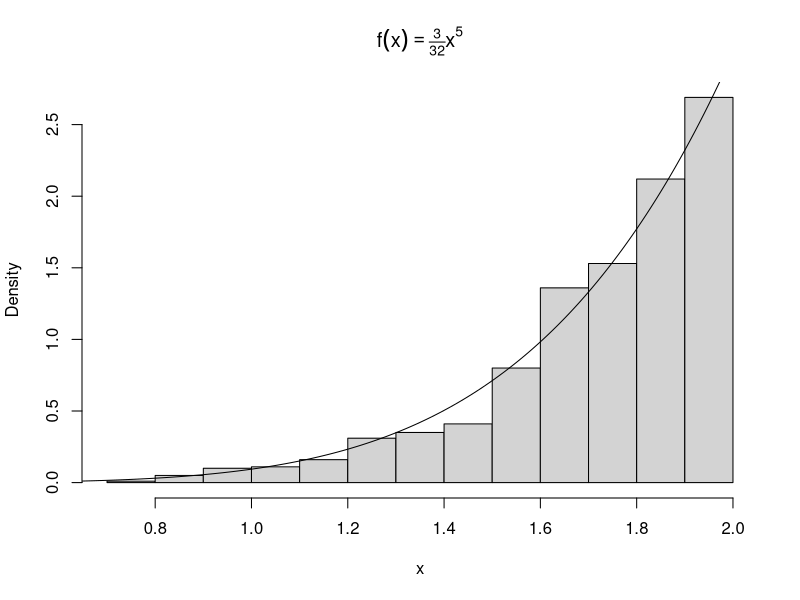
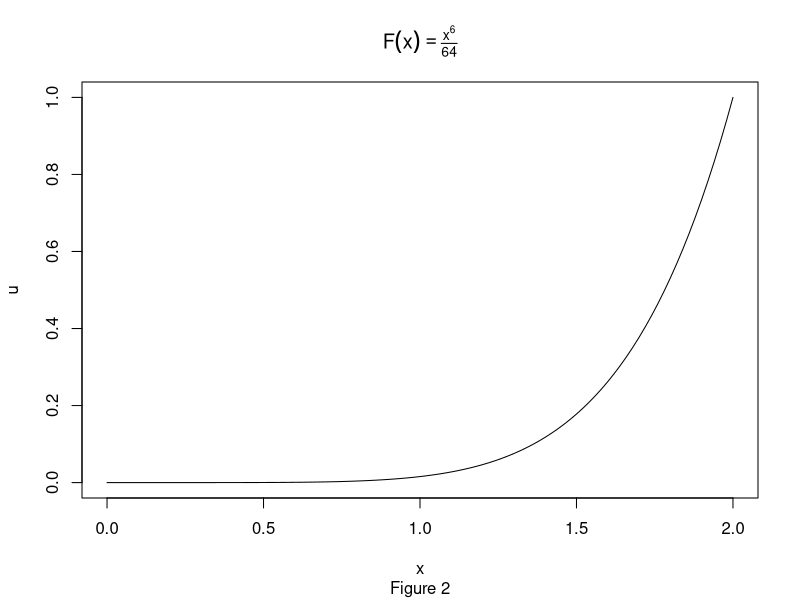
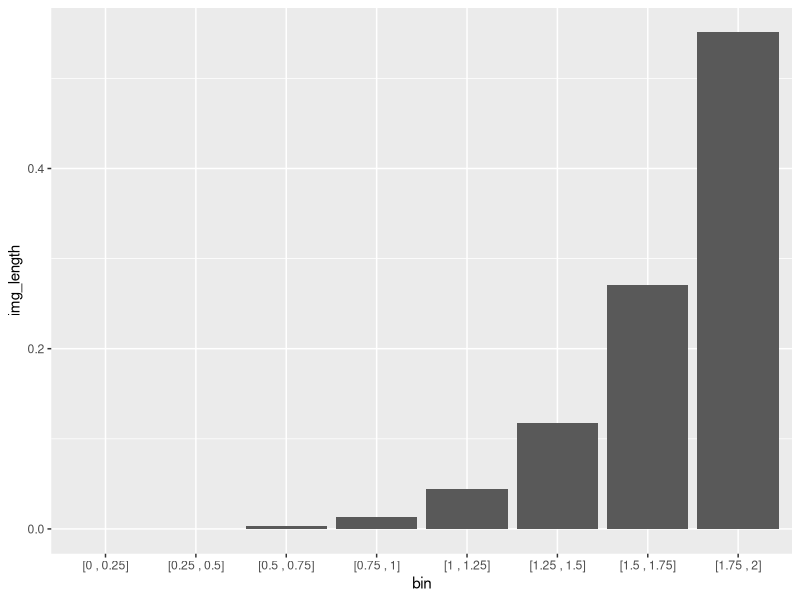
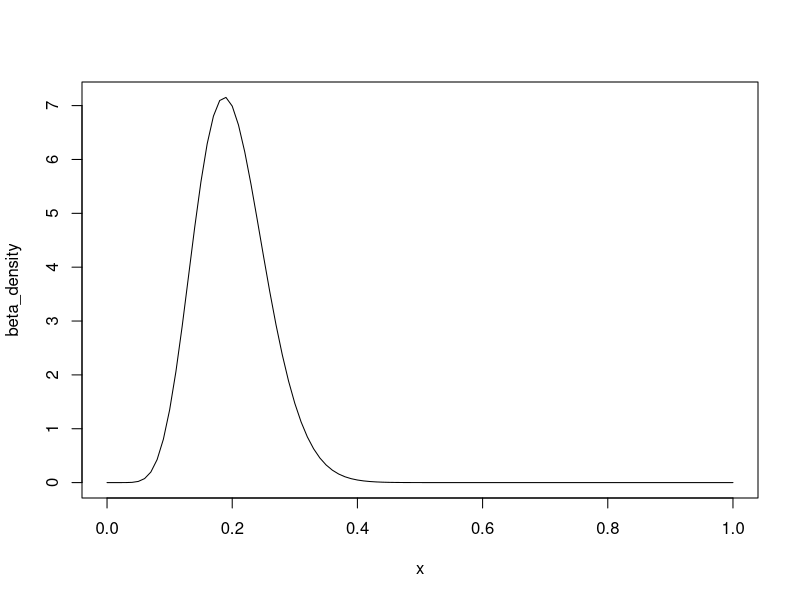
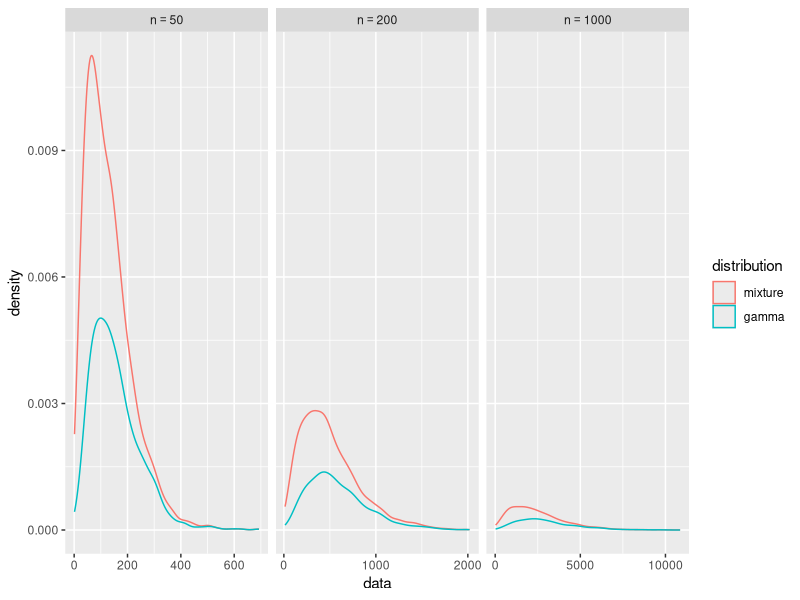
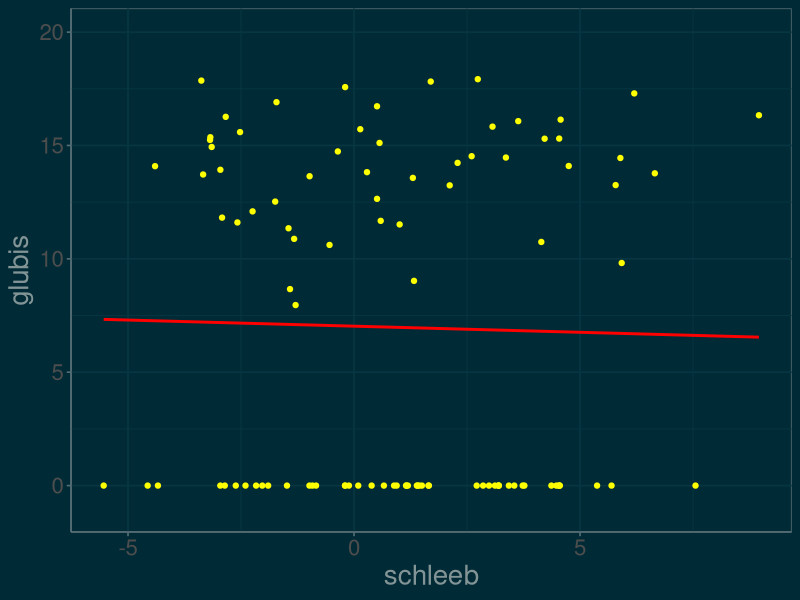
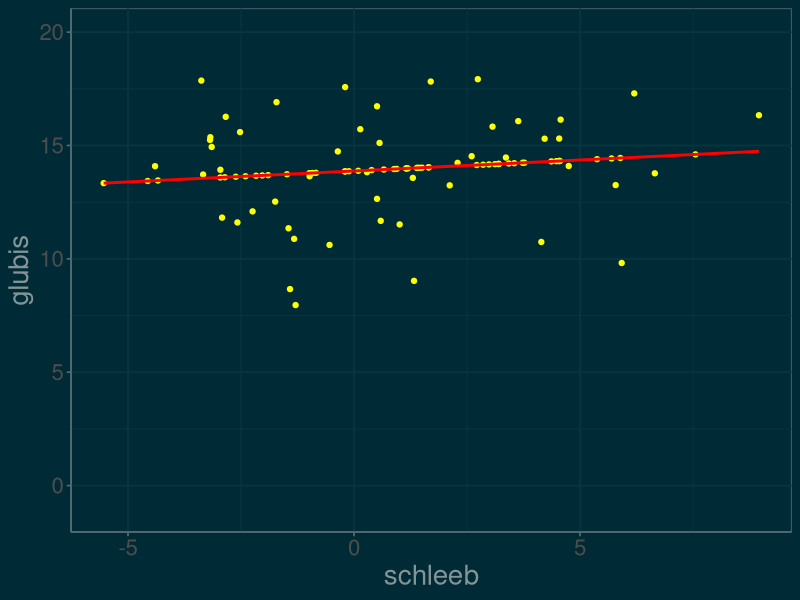
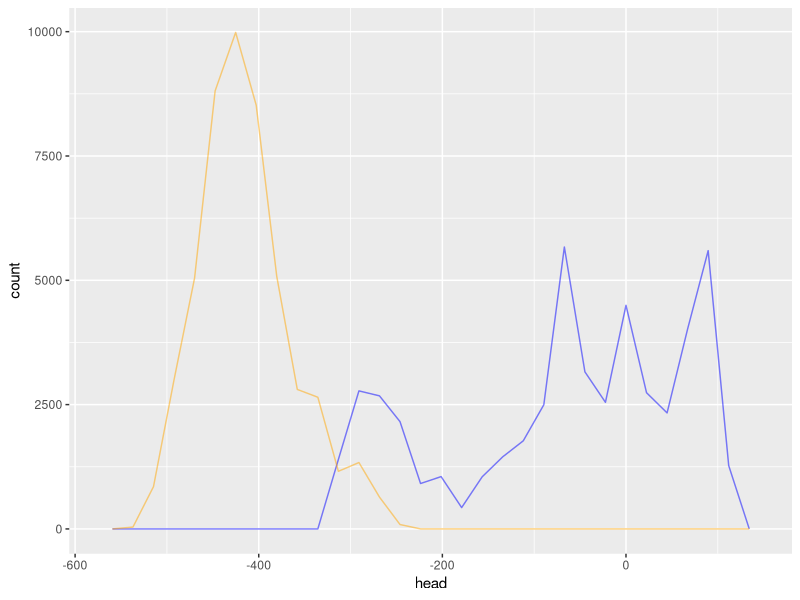

The R source for these figures, in order:
## ---- chunk 1
knitr::opts_chunk$set(cache=TRUE)
library(tidyverse)
library(stringr)
library(gridExtra)
## ---- chunk 2
n <- 1000
u <- runif(n)
x <- 2*u^(1/6)
hist(x, probability = TRUE, main = expression(f(x)==textstyle(frac(3,32))*x^5))
y <- seq(0, 2, .01)
lines(y, 3/32 * y^5)
## ---- chunk 3
F <- function(x){x^6 / 64}
plot.function(F, from = 0, to = 2, ylab = "u", main = expression(F(x)==textstyle(frac(x^6,64))), sub = "Figure 2")
## ---- chunk 4
init_points <- seq(0, 1.75, .25)
end_points <- seq(.25, 2, .25)
img_init_points <- round(F(init_points),3)
img_end_points <- round(F(end_points),3)
img_length <- round(img_end_points - img_init_points,3)

as_interval <- function(a, b){
  str_c("[", a, " , ", b, "]")
}

img_table <- tibble(
  bin = as_interval(init_points, end_points),
  image = as_interval(img_init_points, img_end_points),
  img_length = img_length

)

knitr::kable(img_table, caption = "Note infinitesimals truncated to 0")

img_plot <- ggplot(data = img_table, mapping = aes(x = bin, y = img_length)) +
  geom_bar(stat = "identity")
  

## ---- chunk 5
img_plot
## ---- chunk 6
a <- 10
b <- 40
beta_density <- function(x) {
  (1/beta(a,b)) * x^(a-1) * (1-x)^(b-1)
}

plot.function(beta_density, from = 0, to = 1)
## ---- chunk 7
beta_mode <- function(a,b){
  (a-1)/(a+b-2)
}
my_x <- beta_mode(a,b)
my_c <- beta_density(my_x) 

## ---- chunk 8
n <- 1000  #target sample size
k <- 0     #counter for accepted
j <- 0     #iterations
y <- numeric(n)
acceptance_ratio <- function(x){beta_density(x)/my_c}

while(k < n){
  acceptance_threshold <- runif(1)
  j <- j + 1
  x <- runif(1)    #random variate from g
  if(acceptance_ratio(x) > acceptance_threshold){
    #accept x
    k <- k + 1
    y[k] <-  x
  }
}
## ---- chunk 9
library(stringr)
#compare empirical and theoretical percentiles
p <- seq(.1, .9, .1)
Qsim <- quantile(y, p) #quantiles of sample
Q <- qbeta(p, a, b)    #theoretical quantiles
percentiles <- str_c(as.character(seq(10,90,10)),"%")
my_table <- rbind(Qsim, Q)
names(my_table) <- percentiles
knitr::kable(my_table, caption = "Pariwise comparison of empirical and theorectical quantile")

## ---- chunk 10
library(tidyverse)
n <- 1000
nu <- 6
X <- matrix(rnorm(n*nu), n, nu)^2
y <- rowSums(X)

comp <- data.frame(
theoretical = c(nu, 2*nu),
empirical = c(mean(y), mean(y^2) - (mean(y))^2),
row.names = c("mean", "variance")
)

knitr::kable(comp)


## ---- chunk 11
library(tidyverse)

N <- 1000 # sample size
n <- 50
r <- 3
gamma_mixture <- function(n = 50, r = 3, N = 1000){
  # n is the number of variables we are mixing
  # N is the sample size we a generating 
  index <- 1:n
  weights <- index/((n*(n+1))/2)
  index_sample <- sample(index, size = N, replace = TRUE, prob = weights)
  lambda <- 1/index_sample
  mixture_sample <- rgamma(N, shape = r, rate = lambda)
  mixture_sample
}

sizes <- c(50, 200, 1000)

sizes %>%
  map(function(x) gamma_mixture(n = x)) ->
  mixture_list

sizes %>%
  map(function(x) rgamma(N, shape = r, rate = 1/x)) -> 
  gamma_list

df <- tibble(
  data = c(mixture_list, gamma_list),
  n_size = rep(sizes, times = 2),
  distribution = factor(rep(c("mixture", "gamma"), each = 3), levels = c("mixture", "gamma"))
)

library(magrittr)
library(scales)
df %<>% unnest()

ggplot(data = df, aes(x = data)) +
  geom_density(position = "stack", aes(color = distribution)) +
  scale_x_continuous(breaks = scales::pretty_breaks(n = 3)) +
  facet_grid(. ~n_size, scales = "free",  labeller = label_bquote(cols = n == .(n_size)))

## ---- chunk 12
m <- 10000
x <- runif(m)
theta.hat <- round(mean(exp(-x)),6)
soln <- round(1-exp(-1),6)
st_err <- format((1/m)*(sum(exp(-x)-theta.hat)^2)^(1/2), digits = 3)

## ---- chunk 13
m <- 10^5
sample <- rexp(m, rate = 1)
h <- function(x){
  sin(x^2)*exp(-x^2 + x)
}
estimate <- sum(h(sample))/m


## ---- chunk 14
library(ggthemes)
library(MASS)

set.seed(3)
n <- 100     #sample size
d <- 2       #dimension
mu <- c(1,14) #vector of means
SIGMA <- matrix(c(12,3,3,6), ncol = 2, byrow = TRUE)

slime_data <- data.frame(mvrnorm(n, mu, Sigma = SIGMA))

names(slime_data) = c("schleeb", "glubis")

lost_data <- sample(1:n, size = n/2)

slime_data[lost_data, 2] <- 0 #Set the lost data values to 0


slime_plot <- ggplot(slime_data, aes(schleeb, glubis)) + 
  geom_point(color = "yellow") + 
  theme_solarized(light = FALSE) + 
  theme(text = element_text(size=20, color = "green")) +
  stat_smooth(method = "lm", color = "red", se = FALSE) + 
  coord_cartesian(ylim = c(-1,20))


## ---- chunk 15
slime_plot
## ---- chunk 16
#construct a function that computes MLE's
theta_hat_estimator <- function(schleeb = slime_data$schleeb, glubis = slime_data$glubis){
mu_1 <- mean(schleeb)
mu_2 <- mean(glubis)
sigma_1 <- sd(schleeb)
sigma_2 <- sd(glubis)
rho <- cor(schleeb,glubis)
return(c(mu_1, mu_2, sigma_1, sigma_2, rho))
}
## ---- chunk 17
#construct a function to update the slime data from slime_j -> slime_j+1
impute_glubis <- function(x_1, mu_1, mu_2, sigma_1, sigma_2, rho){
  mu_2 + rho*(sigma_2/sigma_1) * (x_1 - mu_1)
}

## ---- chunk 18
#Run the EM algorithm
epsilon <- .000005 # convergence threshold

theta_hat_0 <- rep(0,5)  #initialize temp variable
theta_hat_1 <- theta_hat_estimator(slime_data$schleeb, slime_data$glubis)
var_path <- c(0,theta_hat_1)
step = 1

condition <- function(){
  #convergence condition
  sqrt(sum((theta_hat_1 - theta_hat_0)^2)) > epsilon
}

while(condition()) {
  #EM algorithm
 
    slime_data[lost_data, 2] <- impute_glubis(slime_data[lost_data, 1], theta_hat_1[1], theta_hat_1[2], theta_hat_1[3], theta_hat_1[4], theta_hat_1[5])
  
  theta_hat_0 = theta_hat_1
  
  theta_hat_1 = theta_hat_estimator(slime_data$schleeb, slime_data$glubis)
  
  var_path = rbind(var_path, c(step, theta_hat_1))
  
  step = step + 1
}

knitr::kable(var_path, booktabs = F, align = c("c"), 
             col.names =  c("step", "$\\mu_1$", "$\\mu_2$", "$\\sigma_1$", "$\\sigma_2$", "$\\rho$")
             )
## ---- chunk 19
slime_plot %+% slime_data
## ---- chunk 20
t <- 10^5
rho <- 1
markov_chain <- numeric(t)
markov_chain[1] = rnorm(1)
for(i in 2:t){
  markov_chain[i] <- rnorm(n = 1, mean = markov_chain[i-1] * rho, sd = 1 )
}



mc_frame <- data.frame(head = markov_chain[1:(10^5/2)],
                       tail = markov_chain[(10^5/2+1):10^5])

ggplot(data = mc_frame) +
  geom_freqpoly(aes(x = head), col = "blue",  alpha = .5) + 
  geom_freqpoly(aes(x = tail), col = "orange", alpha = .5) 
## ---- chunk 21
t <- 10^5
rho <- .9
markov_chain <- numeric(t)
markov_chain[1] = rnorm(1)
for(i in 2:t){
  markov_chain[i] <- rnorm(n = 1, mean = markov_chain[i-1] * rho, sd = 1 )
}

stationary_distribution <-  rnorm(n = t, mean = 0, sd = sqrt(1/(1-rho^2)))

mc_frame <- data.frame(mc = markov_chain,
                       s_dis = stationary_distribution)

ggplot(data = mc_frame) +
  geom_freqpoly(aes(x = mc), col = "blue",  alpha = .5) + 
  geom_freqpoly(aes(x = s_dis), col = "orange", alpha = .5) 
## ---- chunk 22
library(mvtnorm)

N <- 10^5

chain <- matrix(rep(0,N*2), nrow = N)

#initialize X_0
chain[1,] <- c(2,2)

#acceptance function
f <- function(x){ dmvnorm(x)}


acceptance <- function(y, x){
  min(f(y)/f(x) , 1)
}

#generates candidate move
biv_rnorm <- function(){
  rnorm(n = 2, sd = 3)
}

#sample the chain
for(t in 1:(N-1)){

X_t <- chain[t,]

Y <- X_t + 2 * biv_rnorm()

alpha <- acceptance(Y, X_t)

u <- runif(n = 1)


if(u < alpha){
  chain[t+1,] <- Y
}
else{
  chain[t+1,] <- X_t
}


}

hist(chain[,1])
hist(chain[,2])

## ---- chunk 23
g47=rgamma(5000,4,7)
u=runif(5000,max=dgamma(g47,4,7))
x=g47[u<dgamma(g47,4.3,6.2)]
par(mfrow=c(1,3),mar=c(4,4,1,1))
hist(x,freq=FALSE,xlab="",ylab="",col="wheat2",
main="a: Accept-Rej with Ga(4.7) prop")
curve(dgamma(x,4.3,6.2),lwd=2,col="sienna",add=T)

a <- length(x)/5000

X=rep(0,5000)
X[1]=rgamma(1,4.3,6.2)
for (t in 2:5000){
rho=(dgamma(X[t-1],4,7)*dgamma(g47[t],4.3,6.2))/
(dgamma(g47[t],4,7)*dgamma(X[t-1],4.3,6.2))
X[t]=X[t-1]+(g47[t]-X[t-1])*(runif(1)<rho) #move to g47[t] if it is accepted, otherwise stay
}
hist(X,freq=FALSE,xlab="",ylab="",col="wheat2",
main="b: Met-Hast with Ga(4,7) prop")
curve(dgamma(x,4.3,6.2),lwd=2,col="sienna",add=T)

b <- length(unique(X))/5000

g56=rgamma(5000,5,6)
X[1]=rgamma(1,4.3,6.2)
for (t in 2:5000){
rho=(dgamma(X[t-1],5,6)*dgamma(g56[t],4.3,6.2))/
(dgamma(g56[t],5,6)*dgamma(X[t-1],4.3,6.2))
X[t]=X[t-1]+(g56[t]-X[t-1])*(runif(1)<rho)
}
c <- length(unique(X))/5000
hist(X,freq=FALSE,xlab="",ylab="",col="wheat2",
main="c: Met-Hast with Ga(5,6) prop")
curve(dgamma(x,4.3,6.2),lwd=2,col="sienna",add=T)


## ---- chunk 24
N <- 10^3
sim <- matrix(rep(0,3*N),ncol=3)

#Initialize first state
sim[1, ] <- c(1,.5,2) #x, p, n

#Run Gibb's Sampler
for(i in 2:N){
  sim[i,1] <- rbinom(1,sim[i-1,3],sim[i-1,2])
  sim[i,2] <- rbeta(1,sim[i,1]+1,sim[i-1,3]-sim[i,1]+1)
  sim[i,3] <- rpois(1,4*(1-sim[i,2]))+sim[i,1] 
}

gibbs_sample <- data.frame(x = sim[, 1],
                           p = sim[, 2],
                           n = sim[, 3])




marginals <- list(qplot(gibbs_sample$x, geom="histogram", bins = 50, color = I("violet")),
                  qplot(gibbs_sample$p, geom="histogram", bins = 30, color = I("violet")),
                  qplot(gibbs_sample$n, geom="histogram", bins = 50, color = I("violet"))
)


grid.arrange(marginals[[1]], marginals[[2]], marginals[[3]], ncol = 3, top = "Marginal Distributions")
